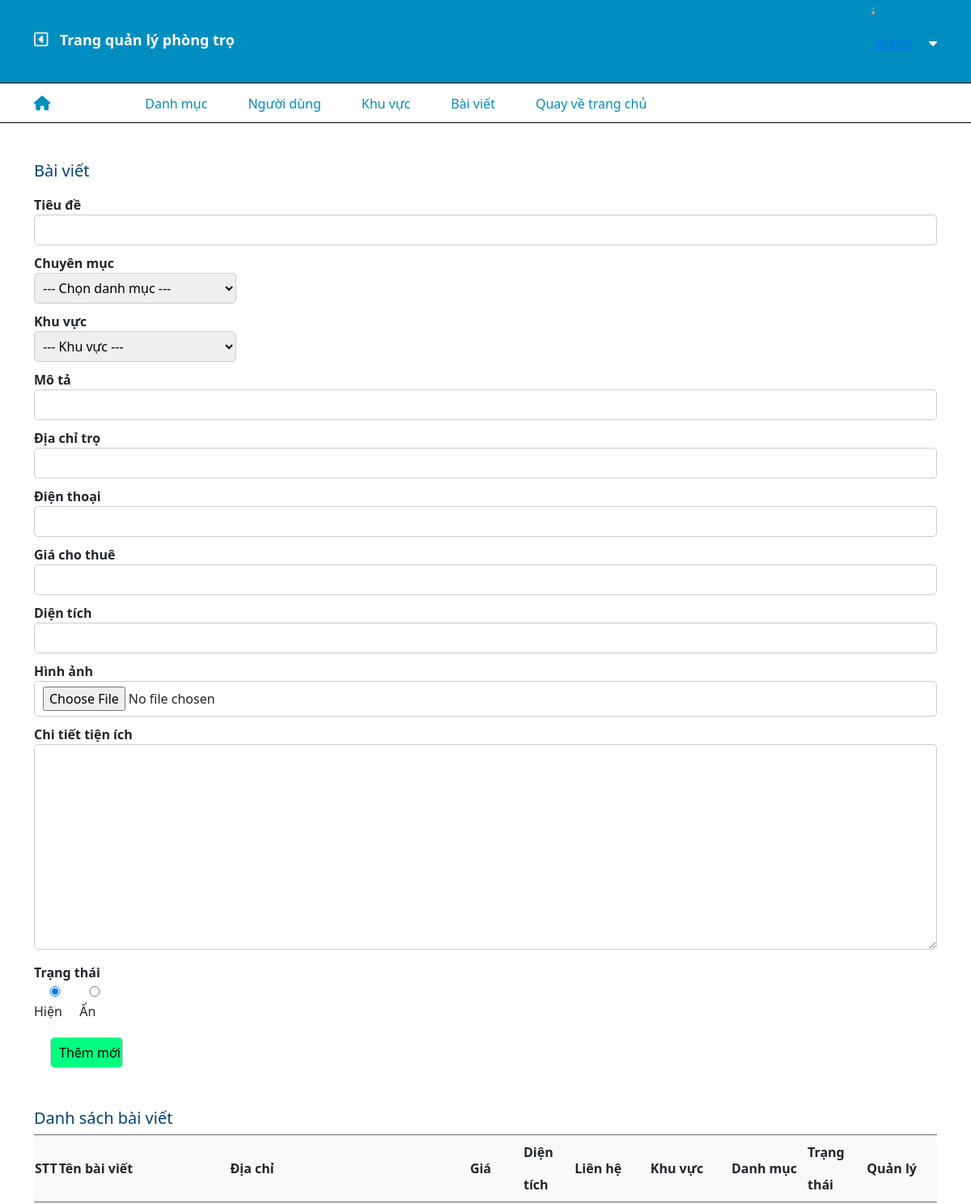
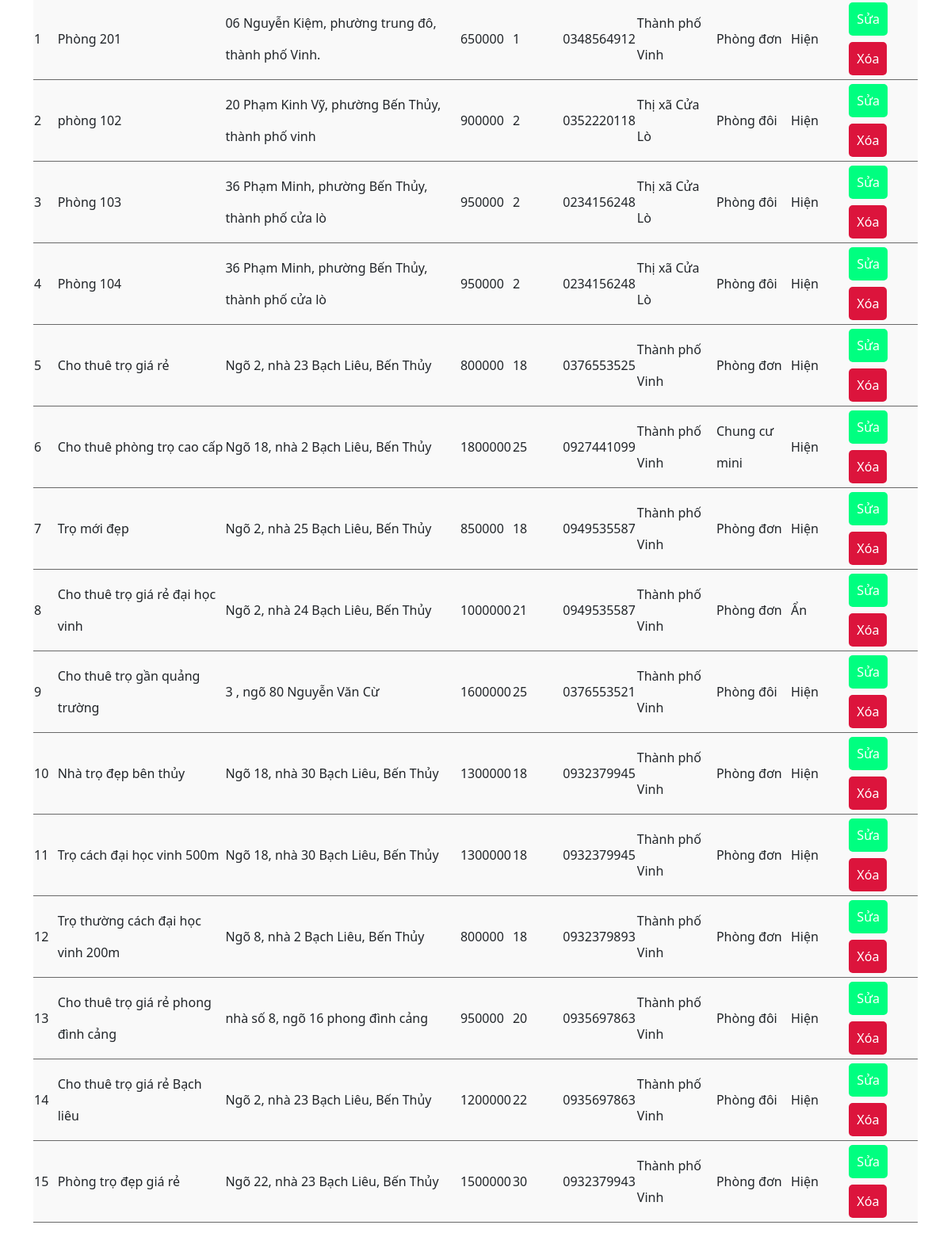
Screenshot of /admin/post-admin.php (signed in) with the database file from the repository (2 pictures, top to bottom).
### tables this page shows
CREATE TABLE `motel` (
  `Id` int(10) NOT NULL,
  `title` varchar(255) NOT NULL,
  `description` text NOT NULL,
  `price` int(11) NOT NULL,
  `area` int(11) NOT NULL,
  `count_view` int(11) NOT NULL,
  `address` varchar(255) NOT NULL,
  `latlng` varchar(255) NOT NULL,
  `images` varchar(255) DEFAULT NULL,
  `user_id` int(10) NOT NULL,
  `category_id` int(11) NOT NULL,
  `district_id` int(11) NOT NULL,
  `utilities` varchar(255) NOT NULL,
  `created_at` timestamp NOT NULL DEFAULT current_timestamp(),
  `phone` varchar(255) NOT NULL,
  `status` int(11) NOT NULL DEFAULT 1
);

CREATE TABLE `districts` (
  `id` int(10) NOT NULL,
  `name` varchar(250) NOT NULL
);

CREATE TABLE `category` (
  `id` int(10) NOT NULL,
  `category_name` varchar(255) NOT NULL,
  `title` varchar(255) NOT NULL,
  `created_at` timestamp NOT NULL DEFAULT current_timestamp()
);

### admin/post-admin.php (the view, shortened to what this page needs)
<?php
include "../include/connect.php";
$motel =  mysqli_query($conn, "SELECT m.*, d.name, ca.category_name FROM motel m join districts d on d.id = m.district_id join category ca on ca.id = m.category_id");
?>
<!DOCTYPE html>
<html lang="en">
<head>
    <link
      href="https://cdn.jsdelivr.net/npm/bootstrap@5.1.3/dist/css/bootstrap.min.css"
      rel="stylesheet"
    />
    <link rel="stylesheet" href="../libs/fontawesome/css/all.min.css" />
    <link rel="stylesheet" href="./style/style.css">
</head>
<body>
    <div class="footer_admin">
        <?php include "./include/header.php" ?>
            <div class="container" >
                <div class="add-post">
                    <form action="" method="post" enctype="multipart/form-data">
                        <h5>Bài viết</h5>
                        <p>Tiêu đề</p>
                        <input type="text" name="title" id="">
                        <p>Chuyên mục</p>
                        <select class = "select" name ="category">
                            <option value="0">--- Chọn danh mục ---</option>
                        </select>
                        <p>Khu vực</p>
                        <select class = "select" name ="districts">
                            <option value="0">--- Khu vực ---</option>
                        </select>
                        <p>Mô tả</p>
                        <input type="text" name="description" id="">
                        <p>Địa chỉ trọ</p>
                        <input type="text" name="address" id="">
                        <p>Điện thoại</p>
                        <input type="number" name="phone" id="">
                        <p>Giá cho thuê</p>
                        <input type="number" name="price" id="">
                        <p>Diện tích</p>
                        <input type="number" name="area" id="">
                        <p>Hình ảnh</p>
                        <input type="file" name = "image">
                        <p>Chi tiết tiện ích</p>
                        <textarea name="utilities" id="" cols="30" rows="10"></textarea>
                        <p>Trạng thái</p>
                        <div class="status">
                            <label>
                                <input type="radio" name="status" id="" value ="1" checked = "Checked"> Hiện
                            </label>
                            <label>
                                <input type="radio" name="status" value ="0" id="" > Ẩn
                            </label>
                        </div>
                        <input type="submit" name ="themmoi" value="Thêm mới" class="btn-add btn-add1" >
                    </form>
                </div>
                <div class="post" style = "padding-bottom: 30px;">
                    <form action="#">
                        <h5>Danh sách bài viết</h5>
                        <table class="show-post">
                            <thead>
                                <tr class="title">
                                    <td>STT</td>
                                    <td>Tên bài viết</td>
                                    <td>Địa chỉ</td>
                                    <td>Giá</td>
                                    <td>Diện tích</td>
                                    <td>Liên hệ</td>
                                    <td>Khu vực</td>
                                    <td>Danh mục</td>
                                    <td>Trạng thái</td>
                                    <td>Quản lý</td>
                                </tr>
                            </thead>
                            <tbody>
                            <?php
                             foreach ($motel as $key => $value) { ?>
                                <tr>
                                    <td><?php echo  $key + 1  ?></td>
                                    <td><?php echo $value['title'] ?></td>
                                    <td><?php echo $value['address'] ?></td>
                                    <td><?php echo $value['price'] ?></td>
                                    <td><?php echo $value['area'] ?></td>
                                    <td><?php echo $value['phone'] ?></td>
                                    <td><?php echo $value['name'] ?></td>
                                    <td><?php echo $value['category_name'] ?></td>
                                    <td><?php if( $value['status'] == 1){
                                        echo "Hiện";
                                    }else{
                                        echo "Ẩn";
                                    } ?>
                                    </td>
                                    <td>
                                        <a href="./edit-post.php?id=<?php echo $value['Id']?>" class=" btn-add btn-change">Sửa</a>
                                        <a href="./post.php?del=<?php echo $value['Id']?>" class="btn-add btn-delete" onclick="return confirm('Bạn chắc chắn muốn xóa?');" >Xóa</a>
                                    </td>
                                </tr>
                            <?php }  ?>
                            </tbody>
                        </table>
                    </form>
                </div>
            </div>
        </div>
    </div>
</body>
</html>

### admin/style/style.css (style rules this page uses)
.list_manager a { text-decoration: none; color: #008dc0; line-height: 50px; font-weight: 500; }
table { background-color: #f9f9f9; }
table tr { height: 40px; border-bottom: 1px solid #696969; border-top: 1px solid #696969; }
td { line-height: 40px; }
.show-category, .show-user, .show-district, .show-post { width: 100%; }
.btn-change { border: none; border-radius: 5px; background-color: chocolate; color: #ffffff !important; font-weight: 400; padding: 10px; }
.show-category .btn-delete, .show-post .btn-delete { border: none; border-radius: 5px; background-color: crimson; color: #ffffff; font-weight: 400; }
.btn-delete { background-color: crimson; color: #ffffff !important; padding: 10px; }
.title { font-weight: bold; }
.add-category input, .change-category input, .add-user input, .change-user input, .add-district input, .change-district input, .add-post input, .change-post input, .add-post textarea { width: 100%; border: 1px solid #ccc; border-radius: 5px; padding: 6px 6px 6px 10px; outline-color: #00ff80; }
.btn-add { border: none; border-radius: 5px; background-color: rgb(0, 255, 128); color: #000; font-weight: 500; margin-top: 20px; padding: 10px; width: 90px !important; }
.add-post h5, .change-post h5 { margin-top: 30px; font-size: 20px; color: rgb(1, 66, 124); }
.category h5, .user h5, .district h5, .post h5 { margin-top: 50px; font-size: 20px; color: rgb(1, 66, 124); }
.add-post p, .change-post p { font-weight: 600; margin: 0; padding-top: 10px; }
.btn-add1 { margin-left: 20px; }
.select { width: 250px; border: 1px solid #ccc; padding: 6px; border-radius: 5px; outline: none; }

### rows the page displays
motel: title "Phòng 201", address "06 Nguyễn Kiệm, phường trung đô, thành phố Vinh.", price "650000", area "1", phone "0348564912", district.name "Thành phố Vinh", category.category_name "Phòng đơn", status "Hiện"
motel: title "phòng 102", address "20 Phạm Kinh Vỹ, phường Bến Thủy, thành phố vinh", price "900000", area "2", phone "0352220118", district.name "Thị xã Cửa Lò", category.category_name "Phòng đôi", status "Hiện"
motel: title "Phòng 103", address "36 Phạm Minh, phường Bến Thủy, thành phố cửa lò", price "950000", area "2", phone "0234156248", district.name "Thị xã Cửa Lò", category.category_name "Phòng đôi", status "Hiện"
motel: title "Phòng 104", address "36 Phạm Minh, phường Bến Thủy, thành phố cửa lò", price "950000", area "2", phone "0234156248", district.name "Thị xã Cửa Lò", category.category_name "Phòng đôi", status "Hiện"
motel: title "Cho thuê trọ giá rẻ", address "Ngõ 2, nhà 23 Bạch Liêu, Bến Thủy", price "800000", area "18", phone "0376553525", district.name "Thành phố Vinh", category.category_name "Phòng đơn", status "Hiện"
motel: title "Cho thuê phòng trọ cao cấp", address "Ngõ 18, nhà 2 Bạch Liêu, Bến Thủy", price "1800000", area "25", phone "0927441099", district.name "Thành phố Vinh", category.category_name "Chung cư mini", status "Hiện"
motel: title "Trọ mới đẹp", address "Ngõ 2, nhà 25 Bạch Liêu, Bến Thủy", price "850000", area "18", phone "0949535587", district.name "Thành phố Vinh", category.category_name "Phòng đơn", status "Hiện"
motel: title "Cho thuê trọ giá rẻ đại học vinh", address "Ngõ 2, nhà 24 Bạch Liêu, Bến Thủy", price "1000000", area "21", phone "0949535587", district.name "Thành phố Vinh", category.category_name "Phòng đơn", status "Ẩn"
motel: title "Cho thuê trọ gần quảng trường", address "3 , ngõ 80 Nguyễn Văn Cừ", price "1600000", area "25", phone "0376553521", district.name "Thành phố Vinh", category.category_name "Phòng đôi", status "Hiện"
motel: title "Nhà trọ đẹp bên thủy", address "Ngõ 18, nhà 30 Bạch Liêu, Bến Thủy", price "1300000", area "18", phone "0932379945", district.name "Thành phố Vinh", category.category_name "Phòng đơn", status "Hiện"
motel: title "Trọ cách đại học vinh 500m", address "Ngõ 18, nhà 30 Bạch Liêu, Bến Thủy", price "1300000", area "18", phone "0932379945", district.name "Thành phố Vinh", category.category_name "Phòng đơn", status "Hiện"
motel: title "Trọ thường cách đại học vinh 200m", address "Ngõ 8, nhà 2 Bạch Liêu, Bến Thủy", price "800000", area "18", phone "0932379893", district.name "Thành phố Vinh", category.category_name "Phòng đơn", status "Hiện"
motel: title "Cho thuê trọ giá rẻ phong đình cảng", address "nhà số 8, ngõ 16 phong đình cảng", price "950000", area "20", phone "0935697863", district.name "Thành phố Vinh", category.category_name "Phòng đôi", status "Hiện"
motel: title "Cho thuê trọ giá rẻ Bạch liêu", address "Ngõ 2, nhà 23 Bạch Liêu, Bến Thủy", price "1200000", area "22", phone "0935697863", district.name "Thành phố Vinh", category.category_name "Phòng đôi", status "Hiện"
motel: title "Phòng trọ đẹp giá rẻ", address "Ngõ 22, nhà 23 Bạch Liêu, Bến Thủy", price "1500000", area "30", phone "0932379943", district.name "Thành phố Vinh", category.category_name "Phòng đơn", status "Hiện"
